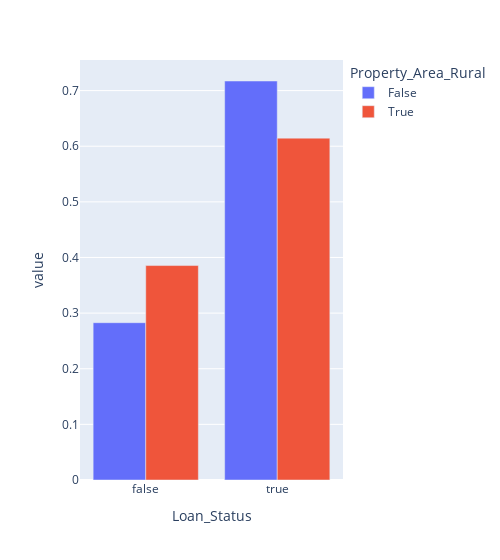

This figure's notebook cell:
### Code cell
px.bar(train_df.groupby(['Loan_Status','Property_Area_Rural']).size().unstack()/train_df.groupby(['Loan_Status','Property_Area_Rural']).size().unstack().sum(),width=500,barmode="group")

### Figure 1 — Plotly figure (JSON) as saved in the notebook; plotly's stock layout.template omitted (floating-point values rounded to 4 significant figures)
{"data": [{"alignmentgroup": "True", "hovertemplate": "Property_Area_Rural=False<br>Loan_Status=%{x}<br>value=%{y}<extra></extra>", "legendgroup": "False", "marker": {"color": "#636efa", "pattern": {"shape": ""}}, "name": "False", "offsetgroup": "False", "orientation": "v", "showlegend": true, "textposition": "auto", "type": "bar", "x": [false, true], "xaxis": "x", "y": [0.2828, 0.7172], "yaxis": "y"}, {"alignmentgroup": "True", "hovertemplate": "Property_Area_Rural=True<br>Loan_Status=%{x}<br>value=%{y}<extra></extra>", "legendgroup": "True", "marker": {"color": "#EF553B", "pattern": {"shape": ""}}, "name": "True", "offsetgroup": "True", "orientation": "v", "showlegend": true, "textposition": "auto", "type": "bar", "x": [false, true], "xaxis": "x", "y": [0.3855, 0.6145], "yaxis": "y"}], "layout": {"barmode": "group", "legend": {"title": {"text": "Property_Area_Rural"}, "tracegroupgap": 0}, "margin": {"t": 60}, "width": 500, "xaxis": {"anchor": "y", "domain": [0, 1], "title": {"text": "Loan_Status"}}, "yaxis": {"anchor": "x", "domain": [0, 1], "title": {"text": "value"}}}}
